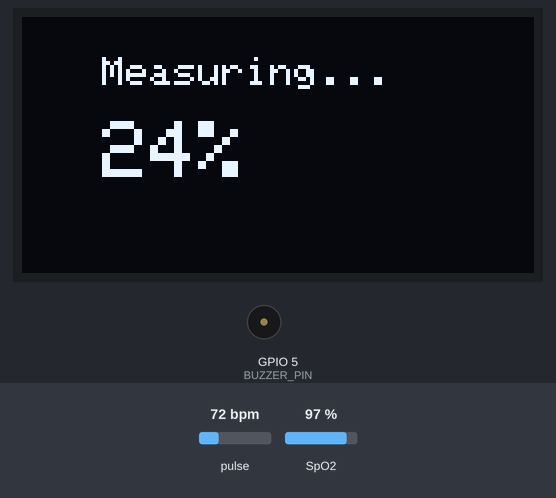
Recording of a program running on a simulated ESP32. Shown: 128×64 one-colour display, buzzer (waves = sounding). The test bench sets the inputs (shaded band); at power-on: pulse 72 bpm, SpO2 97 %. The display library's start-up logo is not drawn.

Above: at 5.6 s.
5.7 s: pulse set to 42 bpm
At 10.1 s:
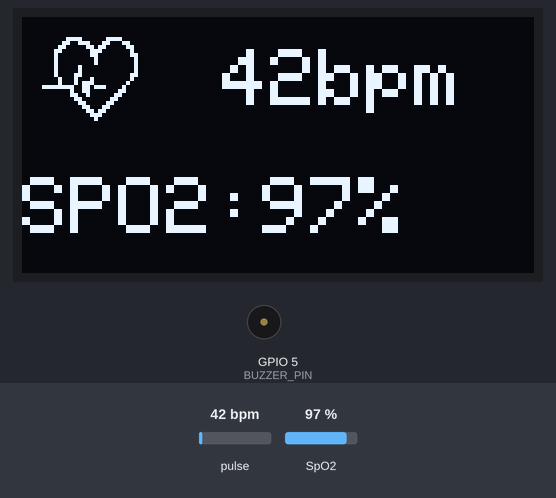
10.3 s: SpO2 set to 80 %
At 11.55 s:
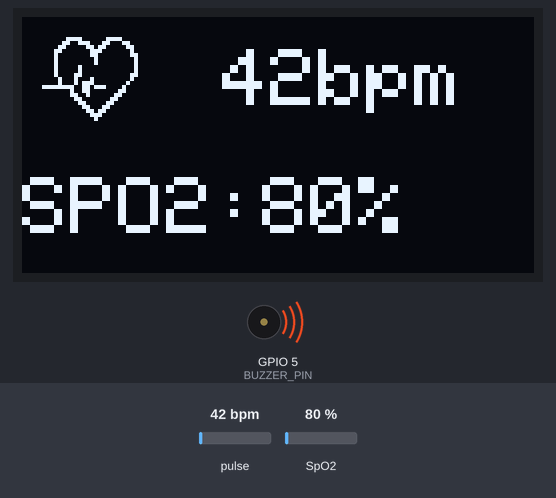
12.9 s: pulse set to 70 bpm
At 15.3 s:
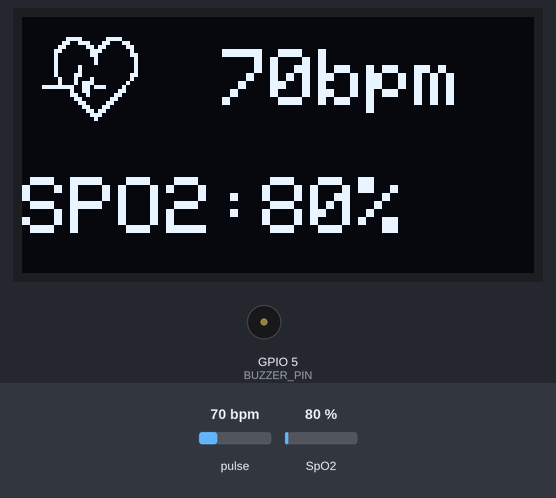
15.9 s: SpO2 set to 85 %
At 18.3 s:
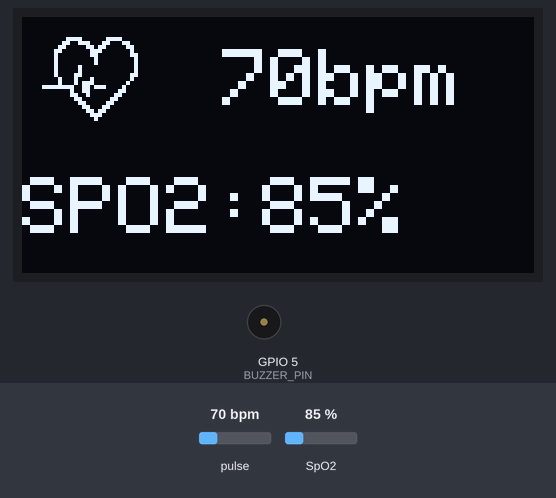
Timing chart, 0 to 19.9 s (numbered marks = the images above; inputs shaded):
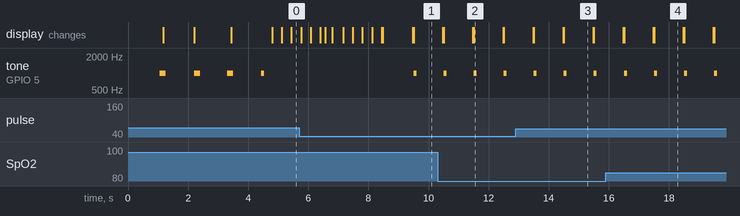

Measured:
- after the input at 10.3 s, the display: first differs from a run without the input after 1.2 s (image 2 shows a later state)
- after the input at 12.9 s, the display: first differs from a run without the input after 1.6 s (image 3 shows a later state)
- after the input at 15.9 s, the display: first differs from a run without the input after 1.6 s (image 4 shows a later state)
- what the display in image 2 shows lasts 1.0 s, from 11.5 s to 12.5 s

The program:

main.cpp
```cpp
#include <Wire.h>
#include <Arduino.h>
#include "lcd.h"
#include "sensor.h"
#include "buzzer.h"

LCD             lcd;
HeartRateSensor sensor;

int32_t         bufferLength = 100; // Buffer length of 100 stores 4 seconds of samples running at 25sps
int32_t         spo2;
int8_t          validSPO2;
int32_t         heartRate;
int8_t          validHeartRate;

void setup()
{
    Serial.begin(115200);
    Wire.begin();

    // Initialize SSD1306
    if(lcd.setupDisplay() == LCD_OK)
    {
        lcd.displayMessage("Display OK");
    }
    delay(1000);

    lcd.displayMessage("System  OK");
    beepBuzzer(OK_BEEP);
    delay(1000);

    // Initialize MAX30102
    if(sensor.begin() == SENSOR_OK)
    {
        lcd.displayMessage("Sensor  OK");
    }
    else
    {
        lcd.displayMessage("Sensor  ERROR");
        delay(1000);
        lcd.displayMessage("");
        lcd.displayMessage("Startup ERROR");
        lcd.displayMessage("Check Wiring!");
        beepBuzzer(ERR_BEEP);
        for(;;);
    }
    delay(1000);
}

void loop()
{
    lcd.clear();

    // Check if Finger is detected
    long irValue = sensor.readIR();

    if (irValue > 7000)
    {
        // Beep once when finger is detected
        tone(BUZZER_PIN, 1000, BEEP_DURATION);

        // Read the first 100 samples, and determine the signal range
        sensor.readSamples(bufferLength, lcd);
        sensor.calculate(bufferLength, &spo2, &validSPO2, &heartRate, &validHeartRate);

        while(1)
        {
            irValue = sensor.readIR();
            if (irValue <= 7000)
            {
                Serial.println("Finger removed. Exiting measurement loop.");
                break;
            }

            //Continuously taking samples from MAX30102. Heart rate and SpO2 are calculated every 1 second
            sensor.continuousSampling();

            lcd.displayHeartBeat(heartRate, spo2);
            lcd.displayReadings(heartRate, spo2);
            tone(BUZZER_PIN, 1000, BEEP_DURATION);

            sensor.calculate(bufferLength, &spo2, &validSPO2, &heartRate, &validHeartRate);
        }
    }
    else
    {
        lcd.displayFingerMessage();
    }
}
```

buzzer.h
```cpp
/*======================================================================================================================
 *                                                  INCLUDE FILES
 * 1) system and project includes
 * 2) needed interfaces from external units
 * 3) internal and external interfaces from this unit
======================================================================================================================*/
#include <Arduino.h>
/*======================================================================================================================
 *                                                  CONSTANTS
======================================================================================================================*/
/*======================================================================================================================
 *                                              DEFINES AND MACROS
======================================================================================================================*/
#define BUZZER_PIN    5     // Setup buzzer pin
#define BEEP_DURATION 100   // Default duration for each beep in ms
#define BEEP_INTERVAL 100   // Interval between beeps in ms
#define ERR_BEEP      4
#define OK_BEEP       2

/*======================================================================================================================
 *                                                      ENUMS
======================================================================================================================*/

/*======================================================================================================================
 *                                              STRUCTURES AND OTHER TYPEDEFS
======================================================================================================================*/

/*======================================================================================================================
 *                                              GLOBAL VARIABLE DECLARATIONS
======================================================================================================================*/

/*======================================================================================================================
 *                                                  FUNCTION PROTOTYPES
======================================================================================================================*/

/**
 * @brief Beep the buzzer :)
 * @param int Number of Beep
 */
void beepBuzzer(int beepNum);
```

sensor.h
```cpp
/*======================================================================================================================
 *                                                  INCLUDE FILES
 * 1) system and project includes
 * 2) needed interfaces from external units
 * 3) internal and external interfaces from this unit
======================================================================================================================*/
#include <Arduino.h>
#include "MAX30105.h"
#include "spo2_algorithm.h"
#include "lcd.h"
/*======================================================================================================================
 *                                                  CONSTANTS
======================================================================================================================*/
/*======================================================================================================================
 *                                              DEFINES AND MACROS
======================================================================================================================*/
/*======================================================================================================================
 *                                                      ENUMS
======================================================================================================================*/
typedef enum
{
    SENSOR_OK,
    SENSOR_ERR
}sensorStatus;
/*======================================================================================================================
 *                                              STRUCTURES AND OTHER TYPEDEFS
======================================================================================================================*/

/*======================================================================================================================
 *                                              GLOBAL VARIABLE DECLARATIONS
======================================================================================================================*/

/*======================================================================================================================
 *                                                  FUNCTION PROTOTYPES
======================================================================================================================*/

class HeartRateSensor
{
public:
    HeartRateSensor();
    /**
     * @brief Initialize sensor
     *
     * @return sensorStatus
     */
    sensorStatus begin();

    /**
     * @brief Read 100 first samples
     *
     * @param int32_t bufferLength
     */
    void readSamples(int32_t bufferLength, LCD &lcd);

    /**
     * @brief Continuous samples reading
     *
     */
    void continuousSampling();

    /**
     * @brief Calculate BPM and SPO2
     *
     * @param int32_t bufferLength
     * @param int32_t &spo2
     * @param int8_t &validSPO2
     * @param int32_t &heartRate
     * @param int8_t &validHeartRate
     */
    void calculate(int32_t bufferLength, int32_t* spo2, int8_t* validSPO2, int32_t* heartRate, int8_t* validHeartRate);

    /**
     * @brief ReadIR from Sensor
     *
     * @return Long IR value
     */
    long readIR();

private:
    MAX30105 particleSensor;

    #if defined(__AVR_ATmega328P__) || defined(__AVR_ATmega168__)
    // Arduino Uno doesn't have enough SRAM to store 100 samples of IR led data and red led data in 32-bit format
    // To solve this problem, 16-bit MSB of the sampled data will be truncated. Samples become 16-bit data.
    uint16_t irBuffer[100];
    uint16_t redBuffer[100];
    #else
    // For ESP Chips
    uint32_t irBuffer[100];     // IR Buffer for ESP32
    uint32_t redBuffer[100];    // Red Buffer for ESP32
    #endif
};
```

buzzer.cpp
```cpp
#include "buzzer.h"

void beepBuzzer(int beepNum)
{
    unsigned long previousMillis = 0;
    int currentBeep = 0;

    while (currentBeep < beepNum)
    {
        unsigned long currentMillis = millis();
        if(currentMillis - previousMillis >= BEEP_INTERVAL)
        {
            tone(BUZZER_PIN, 1000, BEEP_DURATION);
            previousMillis = currentMillis;
            currentBeep++;
        }
    }
}
```

sensor.cpp
```cpp
#include "sensor.h"
#include "buzzer.h"

HeartRateSensor::HeartRateSensor() {}

sensorStatus HeartRateSensor::begin()
{
    byte ledBrightness = 60;
    byte sampleAverage = 4;
    byte ledMode = 2;
    byte sampleRate = 100;
    int pulseWidth = 411;
    int adcRange = 4096;

    sensorStatus status;
    status = SENSOR_OK;

    if (particleSensor.begin() == false)
	{
        Serial.println("MAX30102 was not found. Please check wiring/power.");
        beepBuzzer(ERR_BEEP);
        status = SENSOR_ERR;
        return status;
    }

    particleSensor.setup(ledBrightness, sampleAverage, ledMode, sampleRate, pulseWidth, adcRange);
    beepBuzzer(OK_BEEP);

    return status;
}

void HeartRateSensor::readSamples(int32_t bufferLength, LCD &lcd)
{
  for (int i = 0; i < bufferLength; i++)
  {
    while (!particleSensor.available())
    {
      	particleSensor.check();
    }

    redBuffer[i] = particleSensor.getRed();
    irBuffer[i] = particleSensor.getIR();

    if (irBuffer[i] <= 7000)
	{
      	Serial.println("Finger removed. Exiting measurement loop.");
      	break;
    }

    float percentage = ((float)(i + 1) / bufferLength) * 100;
    lcd.displayPercentage(percentage);

    particleSensor.nextSample();
  }
}

void HeartRateSensor::continuousSampling()
{
	// Dumping the first 25 sets of samples in the memory and shift the last 75 sets of samples to the top
	for (byte i = 25; i < 100; i++)
	{
	  	redBuffer[i - 25] = redBuffer[i];
	  	irBuffer[i - 25] = irBuffer[i];
	}
	// Take 25 sets of samples before calculating the heart rate.
	for (byte i = 75; i < 100; i++)
	{
	  	while (particleSensor.available() == false)
		{
			// Do we have new data?
	    	particleSensor.check(); //Check the sensor for new data
		}
	  	redBuffer[i] = particleSensor.getRed();
	  	irBuffer[i] = particleSensor.getIR();
	  	particleSensor.nextSample(); //We're finished with this sample so move to next sample
	}
}

long HeartRateSensor::readIR()
{
    long irValue = particleSensor.getIR();
    return irValue;
}

void HeartRateSensor::calculate(int32_t bufferLength, int32_t* spo2, int8_t* validSPO2, int32_t* heartRate, int8_t* validHeartRate)
{
	maxim_heart_rate_and_oxygen_saturation(irBuffer, bufferLength, redBuffer, spo2, validSPO2, heartRate, validHeartRate);
}
```

lcd.h
```cpp
/*======================================================================================================================
 *                                                  INCLUDE FILES
 * 1) system and project includes
 * 2) needed interfaces from external units
 * 3) internal and external interfaces from this unit
======================================================================================================================*/
#include <Arduino.h>
#include <Wire.h>
#include <Adafruit_SSD1306.h>
#include <Adafruit_GFX.h>
#pragma once
/*======================================================================================================================
 *                                                  CONSTANTS
======================================================================================================================*/
static const unsigned char PROGMEM logo2_bmp[] =
{ 0x03, 0xC0, 0xF0, 0x06, 0x71, 0x8C, 0x0C, 0x1B, 0x06, 0x18, 0x0E, 0x02, 0x10, 0x0C, 0x03, 0x10, //Logo2 and Logo3 are two bmp pictures that display on the OLED if called
0x04, 0x01, 0x10, 0x04, 0x01, 0x10, 0x40, 0x01, 0x10, 0x40, 0x01, 0x10, 0xC0, 0x03, 0x08, 0x88,
0x02, 0x08, 0xB8, 0x04, 0xFF, 0x37, 0x08, 0x01, 0x30, 0x18, 0x01, 0x90, 0x30, 0x00, 0xC0, 0x60,
0x00, 0x60, 0xC0, 0x00, 0x31, 0x80, 0x00, 0x1B, 0x00, 0x00, 0x0E, 0x00, 0x00, 0x04, 0x00, };

static const unsigned char PROGMEM logo3_bmp[] =
{ 0x01, 0xF0, 0x0F, 0x80, 0x06, 0x1C, 0x38, 0x60, 0x18, 0x06, 0x60, 0x18, 0x10, 0x01, 0x80, 0x08,
0x20, 0x01, 0x80, 0x04, 0x40, 0x00, 0x00, 0x02, 0x40, 0x00, 0x00, 0x02, 0xC0, 0x00, 0x08, 0x03,
0x80, 0x00, 0x08, 0x01, 0x80, 0x00, 0x18, 0x01, 0x80, 0x00, 0x1C, 0x01, 0x80, 0x00, 0x14, 0x00,
0x80, 0x00, 0x14, 0x00, 0x80, 0x00, 0x14, 0x00, 0x40, 0x10, 0x12, 0x00, 0x40, 0x10, 0x12, 0x00,
0x7E, 0x1F, 0x23, 0xFE, 0x03, 0x31, 0xA0, 0x04, 0x01, 0xA0, 0xA0, 0x0C, 0x00, 0xA0, 0xA0, 0x08,
0x00, 0x60, 0xE0, 0x10, 0x00, 0x20, 0x60, 0x20, 0x06, 0x00, 0x40, 0x60, 0x03, 0x00, 0x40, 0xC0,
0x01, 0x80, 0x01, 0x80, 0x00, 0xC0, 0x03, 0x00, 0x00, 0x60, 0x06, 0x00, 0x00, 0x30, 0x0C, 0x00,
0x00, 0x08, 0x10, 0x00, 0x00, 0x06, 0x60, 0x00, 0x00, 0x03, 0xC0, 0x00, 0x00, 0x01, 0x80, 0x00 };


/*======================================================================================================================
 *                                              DEFINES AND MACROS
======================================================================================================================*/
#define SCREEN_WIDTH    128   // OLED display width, in pixels
#define SCREEN_HEIGHT   64    // OLED display height, in pixels
#define OLED_RESET      -1    // Reset pin # (or -1 if sharing Arduino reset pin)
#define OLED_I2C_ADDR   0x3C

/*======================================================================================================================
 *                                                      ENUMS
======================================================================================================================*/
typedef enum
{
    LCD_OK,
    LCD_ERR
}lcdStatus;
/*======================================================================================================================
 *                                              STRUCTURES AND OTHER TYPEDEFS
======================================================================================================================*/

/*======================================================================================================================
 *                                              GLOBAL VARIABLE DECLARATIONS
======================================================================================================================*/

/*======================================================================================================================
 *                                                  FUNCTION PROTOTYPES
======================================================================================================================*/

class LCD
{
public:
    LCD();
    /**
    * @brief Initalize LCD
    * @return Status code
    */
    lcdStatus setupDisplay();

    /**
     * @brief Input message to display
     *
     * @param char* message
     */
    void displayMessage(const char* message);

    /**
     * @brief Measuring status
     *
     * @param float percentage
     */
    void displayPercentage(float percentage);

    /**
     * @brief Display HeartRate & SPO2 value
     *
     * @param int heartRate
     * @param int spo2
     */
    void displayReadings(int heartRate, int spo2);

    /**
     * @brief Display bigger Heart icon, SPO2 value
     *
     * @param int heartRate
     * @param int spo2
     */
    void displayHeartBeat(int heartRate, int spo2);

    /**
     * @brief Display "Please Place Your Finger"
     *
     */
    void displayFingerMessage();

    /**
     * @brief Clear display
     *
     */
    void clear();

private:
    Adafruit_SSD1306 display;
};
```

Source omitted: lcd.cpp (2224 bytes)
